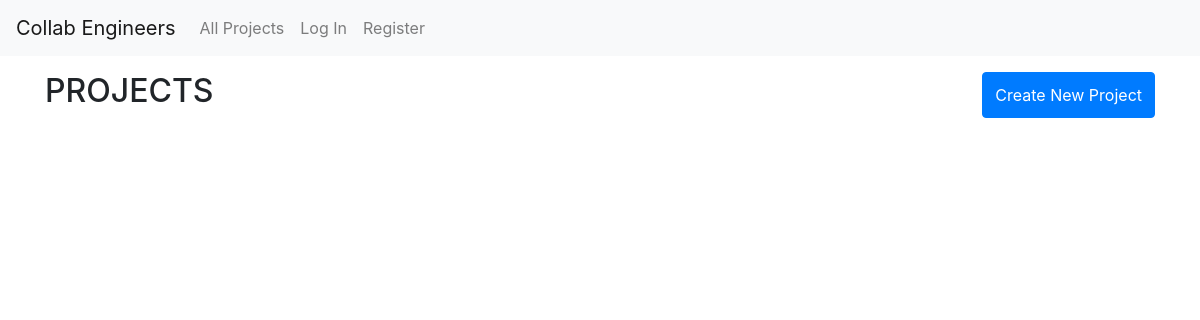
Before: / with the older database file.
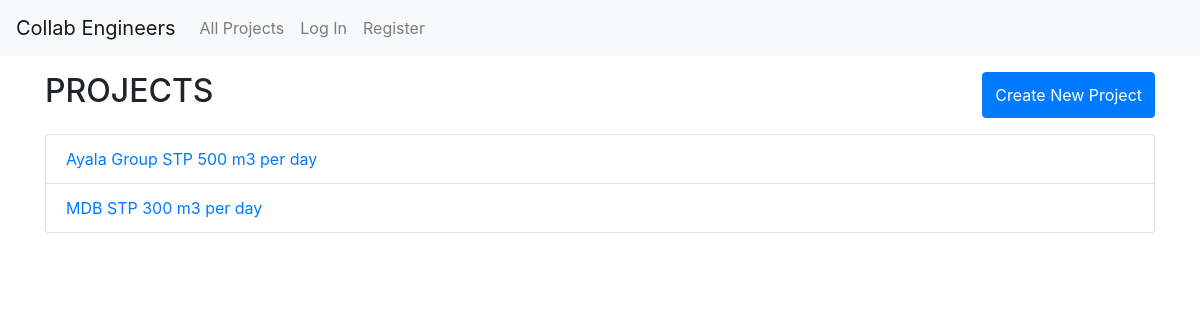
After: the same page with the newer database file.
### engineering/models.py (models this page shows, shortened)
class Project(models.Model):
    proj_name = models.CharField(max_length=300)

### engineering/views.py (the view)
# urls.py: path("", views.index, name="index"),
def index(request):
    if request.method == 'GET':
        projects = Project.objects.all()
        return render(request, "engineering/index.html", {
            "projects": projects
        })
    elif request.method == "POST":
        title = request.POST["proj_title"]
        new_project = Project(proj_name=title)
        new_project.save()
        return HttpResponseRedirect(reverse('project', args=[new_project.id]))

### engineering/templates/engineering/index.html (shortened to what this page needs)
{% extends "engineering/layout.html" %}
{% block body %}
    <div class='container'>
        <div class="d-flex justify-content-between my-3">
        <h2>PROJECTS</h2>
        <button type="button" class="btn btn-primary" data-toggle="modal" data-target="#exampleModalCenter">
            Create New Project
        </button>
        </div>
        <ul class="list-group">
        {% for project in projects%}
            <li class="list-group-item"><a href="{% url "project" id=project.id%}">{{ project.proj_name}}</a></li>
        {% endfor %}
        </ul>
        <br>
        </div>
    </div>
{% endblock %}

### engineering/templates/engineering/layout.html (shortened to what this page needs)
{% load static %}
<!DOCTYPE html>
<html lang="en">
    <head>
        <link rel="stylesheet" href="https://stackpath.bootstrapcdn.com/bootstrap/4.4.1/css/bootstrap.min.css">
        <link href="{% static 'engineering/styles.css' %}" rel="stylesheet">
    </head>
    <body>
        <nav class="navbar navbar-expand-lg navbar-light bg-light">
            <a class="navbar-brand" href="#">Collab Engineers</a>
            <div>
              <ul class="navbar-nav mr-auto">
                <li class="nav-item">
                  <a class="nav-link" href="{% url 'index' %}">All Projects</a>
                </li>
                {% if user.is_authenticated %}
                    <li class="nav-item">
                        <a class="nav-link" href="{% url 'newProj' %}">Create New Project</a>
                    </li>
                    <li class="nav-item">
                        <a class="nav-link" href="{% url 'logout' %}">Log Out</a>
                    </li>
                {% else %}
                    <li class="nav-item">
                        <a class="nav-link" href="{% url 'login' %}">Log In</a>
                    </li>
                    <li class="nav-item">
                        <a class="nav-link" href="{% url 'register' %}">Register</a>
                    </li>
                {% endif %}
              </ul>
            </div>
          </nav>
        <div class="body">
            {% block body %}
            {% endblock %}
    </body>
</html>

Changed rows visible on the page:
added Project: proj_name "Ayala Group STP 500 m3 per day"
added Project: proj_name "MDB STP 300 m3 per day"
